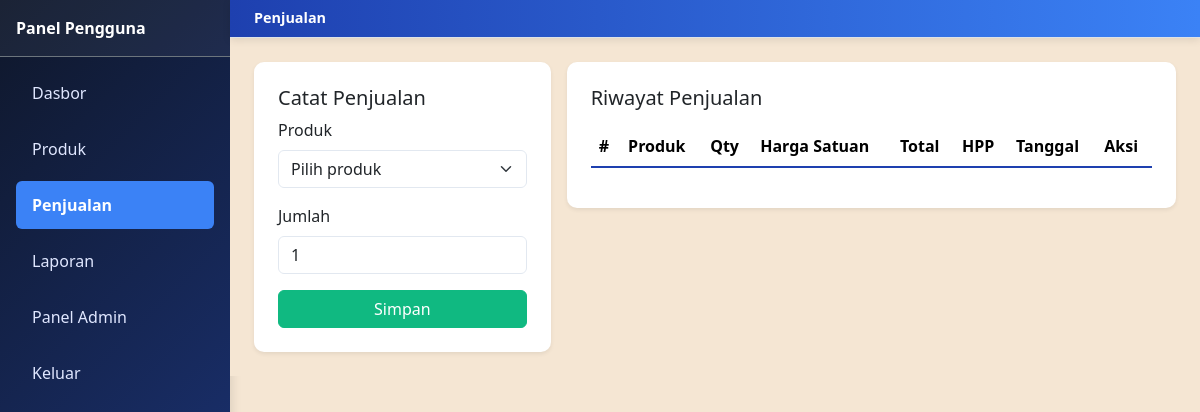
Before: /user/sales.php (signed in) with the older database file.
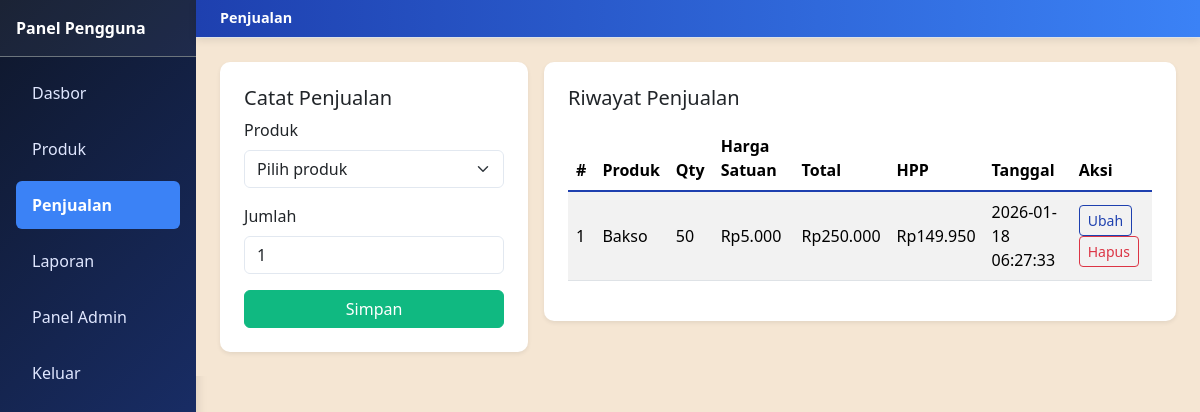
After: the same page with the newer database file.
### tables this page shows
CREATE TABLE yukii_sales (
        id INTEGER PRIMARY KEY AUTOINCREMENT,
        product_id INTEGER NOT NULL,
        quantity INTEGER NOT NULL,
        unit_price REAL NOT NULL,
        total REAL NOT NULL,
        cogs REAL NOT NULL,
        created_at TEXT NOT NULL DEFAULT CURRENT_TIMESTAMP
    );

CREATE TABLE yukii_products (
        id INTEGER PRIMARY KEY AUTOINCREMENT,
        name TEXT NOT NULL,
        price REAL NOT NULL DEFAULT 0,
        cost REAL NOT NULL DEFAULT 0,
        created_at TEXT NOT NULL DEFAULT CURRENT_TIMESTAMP
    );

### includes/auth.php (called while the page is built, shortened)
<?php
require_once __DIR__ . '/functions.php';
function currentUser(): ?array
{
    return $_SESSION['user'] ?? null;
}

### includes/functions.php (called while the page is built, shortened)
<?php
function sanitizeTablePrefix(string $username): string
{
    $slug = preg_replace('/[^a-zA-Z0-9_]/', '_', strtolower($username));
    $slug = trim($slug, '_');
    return $slug;
}
function userTableNames(string $username): array
{
    $prefix = sanitizeTablePrefix($username);
    return [
        'products' => $prefix . '_products',
        'sales' => $prefix . '_sales',
        'expenses' => $prefix . '_expenses',
    ];
}

### user/sales.php (the view, shortened to what this page needs)
<?php
require_once __DIR__ . '/../includes/auth.php';
$user = currentUser();
$pdo = getDB();
$tables = userTableNames($user['username']);
$editSale = null;
$sales = $pdo->query('SELECT s.*, p.name FROM ' . $tables['sales'] . ' s LEFT JOIN ' . $tables['products'] . ' p ON p.id = s.product_id ORDER BY s.created_at DESC')->fetchAll();
?>
<!DOCTYPE html>
<html lang="id">
<head>
    <link href="https://cdn.jsdelivr.net/npm/bootstrap@5.3.3/dist/css/bootstrap.min.css" rel="stylesheet">
    <link href="/assets/css/style.css" rel="stylesheet">
</head>
<body>
<div class="d-flex">
    <div class="sidebar bg-dark text-white">
        <div class="p-3 fw-bold border-bottom border-secondary">Panel Pengguna</div>
        <ul class="nav flex-column p-2">
            <li class="nav-item"><a class="nav-link text-white" href="/user/user_dashboard.php">Dasbor</a></li>
            <li class="nav-item"><a class="nav-link text-white" href="/user/products.php">Produk</a></li>
            <li class="nav-item"><a class="nav-link text-white active" href="/user/sales.php">Penjualan</a></li>
            <li class="nav-item"><a class="nav-link text-white" href="/user/report.php">Laporan</a></li>
            <?php if ($user['role'] === 'admin'): ?>
                <li class="nav-item"><a class="nav-link text-white" href="/admin/admin_dashboard.php">Panel Admin</a></li>
            <?php endif; ?>
            <li class="nav-item"><a class="nav-link text-white" href="/logout.php">Keluar</a></li>
        </ul>
    </div>
    <div class="flex-grow-1">
        <nav class="navbar navbar-light bg-light border-bottom px-3">
            <span class="navbar-brand">Penjualan</span>
        </nav>
        <main class="p-4">
            <div class="row g-3">
                <div class="col-md-4">
                    <div class="card shadow-sm">
                        <div class="card-body">
                            <h5><?php echo $editSale ? 'Ubah Penjualan' : 'Catat Penjualan'; ?></h5>
                            <form method="post">
                                <div class="mb-3">
                                    <label class="form-label">Produk</label>
                                    <select name="product_id" class="form-select" required>
                                        <option value="">Pilih produk</option>
                                    </select>
                                </div>
                                <div class="mb-3">
                                    <label class="form-label">Jumlah</label>
                                    <input type="number" name="quantity" min="1" value="<?php echo htmlspecialchars($editSale['quantity'] ?? '1', ENT_QUOTES, 'UTF-8'); ?>" class="form-control" required>
                                </div>
                                <?php if ($editSale): ?>
                                    <input type="hidden" name="id" value="<?php echo (int) $editSale['id']; ?>">
                                    <input type="hidden" name="action" value="update_sale">
                                    <button class="btn btn-primary w-100" type="submit">Simpan Perubahan</button>
                                    <a href="/user/sales.php" class="btn btn-secondary w-100 mt-2">Batal</a>
                                <?php else: ?>
                                    <button class="btn btn-success w-100" type="submit">Simpan</button>
                                <?php endif; ?>
                            </form>
                        </div>
                    </div>
                </div>
                <div class="col-md-8">
                    <div class="card shadow-sm">
                        <div class="card-body">
                            <h5 class="mb-3">Riwayat Penjualan</h5>
                            <div class="table-responsive">
                                <table class="table table-striped align-middle">
                                    <thead><tr><th>#</th><th>Produk</th><th>Qty</th><th>Harga Satuan</th><th>Total</th><th>HPP</th><th>Tanggal</th><th>Aksi</th></tr></thead>
                                    <tbody>
                                    <?php foreach ($sales as $s): ?>
                                        <tr>
                                            <td><?php echo (int) $s['id']; ?></td>
                                            <td><?php echo htmlspecialchars($s['name'] ?? 'N/A', ENT_QUOTES, 'UTF-8'); ?></td>
                                            <td><?php echo (int) $s['quantity']; ?></td>
                                            <td>Rp<?php echo number_format((float) $s['unit_price'], 0, ',', '.'); ?></td>
                                            <td>Rp<?php echo number_format((float) $s['total'], 0, ',', '.'); ?></td>
                                            <td>Rp<?php echo number_format((float) $s['cogs'], 0, ',', '.'); ?></td>
                                            <td><?php echo htmlspecialchars($s['created_at'], ENT_QUOTES, 'UTF-8'); ?></td>
                                            <td>
                                                <a class="btn btn-sm btn-outline-primary" href="/user/sales.php?edit=<?php echo (int) $s['id']; ?>">Ubah</a>
                                                <form method="post" class="d-inline" onsubmit="return confirm('Hapus penjualan ini?');">
                                                    <button class="btn btn-sm btn-outline-danger" type="submit">Hapus</button>
                                                </form>
                                            </td>
                                        </tr>
                                    <?php endforeach; ?>
                                    </tbody>
                                </table>
                            </div>
                        </div>
                    </div>
                </div>
            </div>
        </main>
    </div>
</div>
</body>
</html>

### assets/css/style.css (style rules this page uses)
:root { --color-peach: #F5E6D3; --color-blue-primary: #1E40AF; --color-blue-bright: #3B82F6; --color-navy: #0F172A; --color-dark-blue: #1E3A8A; }
* { margin: 0; padding: 0; box-sizing: border-box; }
body { background-color: var(--color-peach); font-family: 'Segoe UI', Tahoma, Geneva, Verdana, sans-serif; }
.sidebar { width: 230px; min-height: 100vh; background: linear-gradient(135deg, var(--color-navy) 0%, var(--color-dark-blue) 100%); box-shadow: 2px 0 10px rgba(0, 0, 0, 0.1); }
.sidebar .p-3.fw-bold { background-color: rgba(255, 255, 255, 0.05); border-bottom: 2px solid var(--color-blue-primary); }
.sidebar .nav-link { color: #e0e7ff !important; transition: all 0.3s ease; padding: 12px 16px; margin: 4px 8px; border-radius: 6px; }
.sidebar .nav-link.active { background-color: var(--color-blue-bright); color: white !important; font-weight: 600; }
.navbar { background: linear-gradient(90deg, var(--color-blue-primary) 0%, var(--color-blue-bright) 100%) !important; color: white !important; box-shadow: 0 2px 8px rgba(0, 0, 0, 0.1); padding: 0.25rem 1.5rem !important; min-height: auto; height: 38px; display: flex; align-items: center; }
.navbar .navbar-brand { font-weight: 700; font-size: 0.9rem; color: white !important; margin: 0; padding: 0; line-height: 1; }
.card { border: none; border-radius: 10px; overflow: hidden; transition: all 0.3s ease; background-color: white; }
.card-body { padding: 1.5rem; }
.btn-outline-primary { color: var(--color-blue-primary); border-color: var(--color-blue-primary); }
.btn-success { background-color: #10b981; border-color: #10b981; }
.table-striped>tbody>tr:nth-of-type(odd) { background-color: rgba(59, 130, 246, 0.03); }
.table thead { background: linear-gradient(90deg, var(--color-navy) 0%, var(--color-dark-blue) 100%); color: white; }
.table thead th { font-weight: 700; border-bottom: 2px solid var(--color-blue-primary); }
.form-select, .form-control { border-color: #e2e8f0; border-radius: 6px; transition: all 0.3s ease; }
.d-flex { min-height: 100vh; }
main { background-color: var(--color-peach); }

Changed rows visible on the page:
added yukii_sales: id "1", yukii_products.name "Bakso", quantity "50", unit_price "5.000", total "250.000", cogs "149.950", created_at "2026-01-18 06:27:33"
